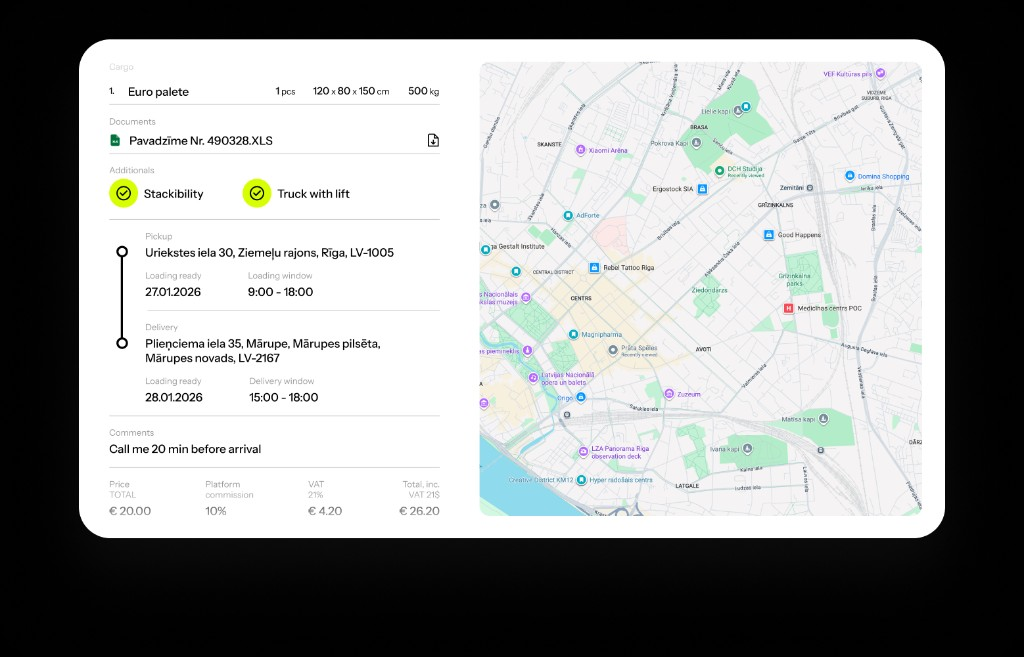
#> input picture assets/react/islands/pages/Landing/images/carousel-slide-2-card-source.png, 1024 x 657 px
$ python build-carousel-slide-2-card.py
#> lines starting #> are read from the running program, lines starting #| are printed output that depends on the picture
### scripts/carousel_image_utils.py
"""Shared helpers for carousel raster assets (layout stays 1x; bitmaps target 3x DPR)."""

from __future__ import annotations

from PIL import Image

# 3x gives headroom on retina displays and moderate browser zoom without changing CSS sizes.
CAROUSEL_DPR = 3
# When Figma sources are still at 2x, allow a single upscale pass to 2x (never chain resizes).
CAROUSEL_MIN_DPR = 2


def target_size(design_w: float, design_h: float, dpr: int) -> tuple[int, int]:
	return round(design_w * dpr), round(design_h * dpr)


def resize_for_carousel(
	im: Image.Image,
	design_w: float,
	design_h: float,
	*,
	dpr: int = CAROUSEL_DPR,
	min_dpr: int = CAROUSEL_MIN_DPR,
) -> Image.Image:
	"""Prefer downscale to design×dpr; otherwise keep native or do one upscale to min_dpr."""
	target_w, target_h = target_size(design_w, design_h, dpr)
	if im.size[0] >= target_w and im.size[1] >= target_h:
		return im.resize((target_w, target_h), Image.Resampling.LANCZOS)

	min_w, min_h = target_size(design_w, design_h, min_dpr)
	if im.size[0] >= min_w and im.size[1] >= min_h:
		return im

	return im.resize((min_w, min_h), Image.Resampling.LANCZOS)


def save_carousel_png(im: Image.Image, path) -> None:
	im.save(path, optimize=False)

### scripts/build-carousel-slide-2-card.py
#!/usr/bin/env python3
"""Prepare carousel slide 2 card PNG: base card + confirm panel, no green background."""

from __future__ import annotations

import sys
from collections import deque
from pathlib import Path

from PIL import Image

sys.path.insert(0, str(Path(__file__).resolve().parent))
from carousel_image_utils import CAROUSEL_DPR, resize_for_carousel, save_carousel_png

ROOT = Path(__file__).resolve().parents[1]
IMG = ROOT / "assets/react/islands/pages/Landing/images"
CARD_SRC = IMG / "carousel-slide-2-card-source.png"
CONFIRM_SRC = IMG / "carousel-slide-2-confirm-source.png"
OUT = IMG / "carousel-slide-2-card.png"

CARD_W, CARD_H = 659, 380
CONFIRM_W, CONFIRM_H = 312, 103
CONFIRM_X, CONFIRM_Y = 317, 249


def strip_black_matte(im: Image.Image) -> Image.Image:
	rgba = im.convert("RGBA")
	w, h = rgba.size
#> w = 1024; h = 657
	pixels = rgba.load()
	seen = [[False] * w for _ in range(h)]

	def is_bg(r: int, g: int, b: int, a: int) -> bool:
		return a > 0 and r < 35 and g < 35 and b < 35

	queue: deque[tuple[int, int]] = deque()
	for x in range(w):
		for y in (0, h - 1):
			if is_bg(*pixels[x, y]):
				seen[y][x] = True
				queue.append((x, y))
	for y in range(h):
		for x in (0, w - 1):
			if not seen[y][x] and is_bg(*pixels[x, y]):
				seen[y][x] = True
				queue.append((x, y))

	while queue:
		x, y = queue.popleft()
		pixels[x, y] = (0, 0, 0, 0)
		for nx, ny in ((x - 1, y), (x + 1, y), (x, y - 1), (x, y + 1)):
			if 0 <= nx < w and 0 <= ny < h and not seen[ny][nx] and is_bg(*pixels[nx, ny]):
				seen[ny][nx] = True
				queue.append((nx, ny))

	return rgba


def crop_content(im: Image.Image) -> Image.Image:
	bbox = im.getbbox()
#> bbox = (79, 39, 945, 538)
	if not bbox:
		raise SystemExit("Image is empty after matte removal")
	return im.crop(bbox)
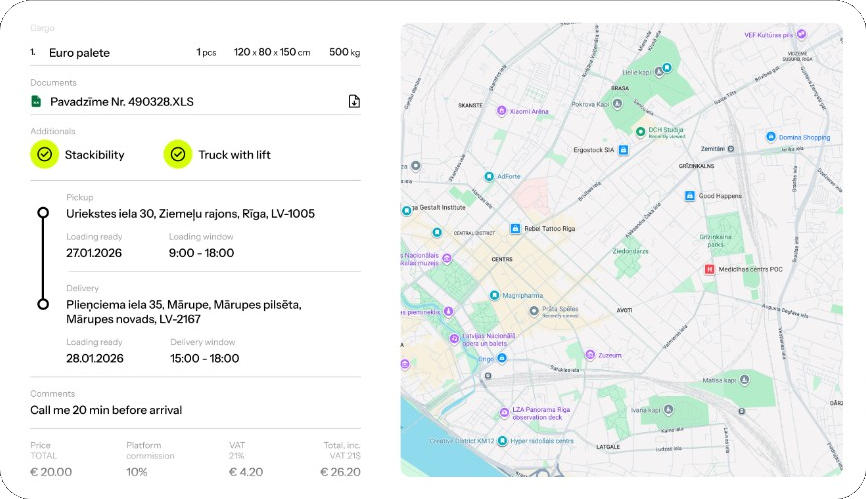
#> returned value: PIL image 866x499 RGBA; mean R, G, B, A 239.1, 241.9, 240.8, 254.5; transparent parts drawn white


def main() -> None:
	if not CARD_SRC.exists():
		raise SystemExit(f"Missing source export: {CARD_SRC}")
	if not CONFIRM_SRC.exists():
		raise SystemExit(f"Missing confirm export: {CONFIRM_SRC}")

	dpr = CAROUSEL_DPR
	card = resize_for_carousel(
		crop_content(strip_black_matte(Image.open(CARD_SRC))),
		CARD_W,
		CARD_H,
		dpr=dpr,
	)
#> in resize_for_carousel, `target_w, target_h = target_size(design_w, design_h, dpr)`: target_w = 1977; target_h = 1140
	confirm = resize_for_carousel(
		crop_content(strip_black_matte(Image.open(CONFIRM_SRC))),
		CONFIRM_W,
		CONFIRM_H,
		dpr=dpr,
	)
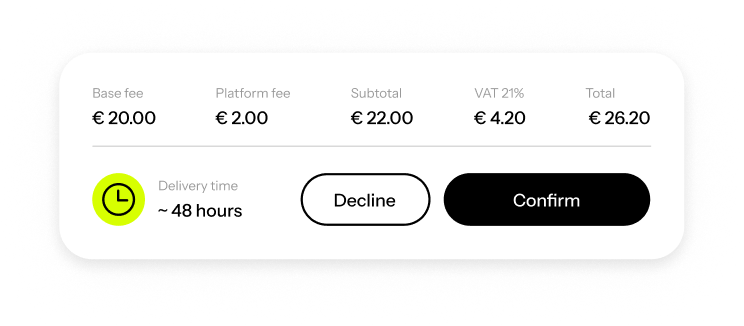
#> input picture assets/react/islands/pages/Landing/images/carousel-slide-2-confirm-source.png, 744 x 326 px
#> in strip_black_matte, rgba is the input picture: PIL image 744x326 RGBA; mean R, G, B, A 179.5, 179.8, 177.8, 135.9

	scale = card.size[0] / CARD_W
#> scale = 2
	composite = card.copy()
	composite.alpha_composite(
		confirm,
		(round(CONFIRM_X * scale), round(CONFIRM_Y * scale)),
	)
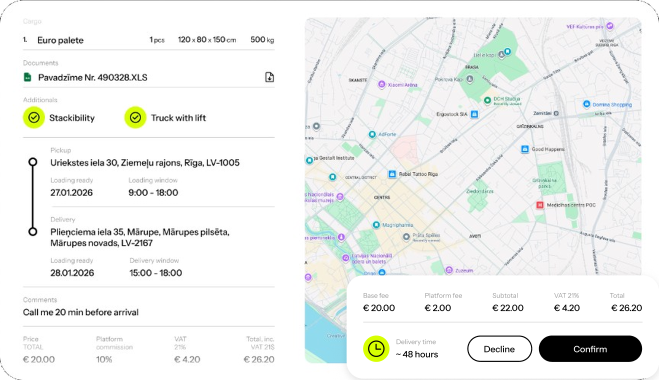
#> composite: PIL image 1318x760 RGBA (shown at 1/2 size); mean R, G, B, A 238.4, 240.4, 238.9, 254.6; transparent parts drawn white

	save_carousel_png(composite, OUT)
	effective_dpr = composite.size[0] / CARD_W
#> effective_dpr = 2
	print(f"saved {OUT} ({composite.size[0]}x{composite.size[1]}, ~{effective_dpr:.2f}x DPR)")
#| saved assets/react/islands/pages/Landing/images/carousel-slide-2-card.png (1318x760, ~2.00x DPR)
	if effective_dpr < CAROUSEL_DPR - 0.05:
		print(
			f"warning: source is below {CAROUSEL_DPR}x — re-export Figma carousel assets "
			f"with scale={CAROUSEL_DPR} (scripts/export-figma-landing.sh)",
			flush=True,
		)


if __name__ == "__main__":
	main()
